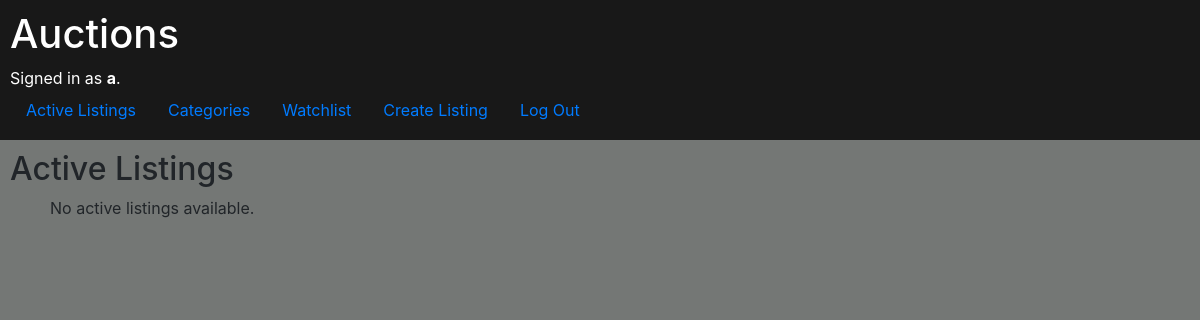
/watchlist (signed in), run on an earlier commit of the app's database.
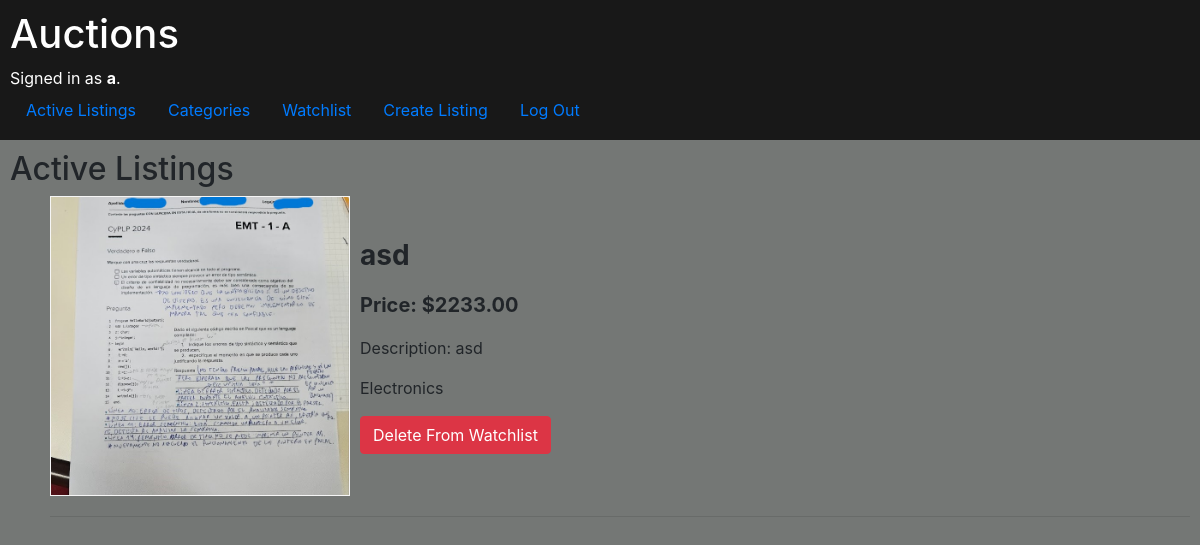
And on a later commit of the database.
### auctions/models.py (models this page shows, shortened)
class Listings(models.Model):
    lister = models.ForeignKey(User, on_delete=models.CASCADE, related_name="listings")
    name = models.CharField(max_length=64)
    description = models.CharField(max_length=64)
    image = models.ImageField(upload_to='images/',blank=True, null=True)
    startingBid = models.DecimalField(max_digits=10, decimal_places=2)
    category = models.CharField(max_length=64, choices=[(category, category) for category in CATEGORIES])
    closed = models.BooleanField(default=False)
    def price(self):
        return self.bids.filter().order_by("-amount").first().amount if self.bids.exists() else self.startingBid

class Bids(models.Model):
    bidder = models.ForeignKey(User, on_delete=models.CASCADE, related_name="bids")
    amount = models.DecimalField(max_digits=10, decimal_places=2)
    listing = models.ForeignKey('Listings', on_delete=models.CASCADE, related_name="bids")

### auctions/views.py (the view)
# urls.py: path("watchlist", views.watchlist, name="watchlist"),
@login_required(login_url='/login')
def watchlist(request):
    if request.method == "POST":
        if request.POST.get("action")  == "add":
            request.user.watchlist.add(Listings.objects.get(id=request.POST.get("listing_id")))
            return HttpResponseRedirect(reverse("index"))
        elif request.POST.get("action") == "remove":
            request.user.watchlist.remove(Listings.objects.get(id=request.POST.get("listing_id")))
    return render(request, "auctions/watchlist.html", {
            "listings": request.user.watchlist.all()
        })

### auctions/templates/auctions/watchlist.html (shortened to what this page needs)
{% extends "auctions/index.html" %}
{% block listing_info %}
<div class="add_to_watchlist">
    <form method="POST" action="{% url 'watchlist' %}">
        <button class="btn btn-danger" type="submit" name="listing_id" value="{{ listing.id }}">Delete From Watchlist</button>
    </form>
</div>
{% endblock %}

### auctions/templates/auctions/index.html (shortened to what this page needs)
{% extends "auctions/layout.html" %}
{% block body %}
    <h2>Active Listings</h2>
    <ul>
        {% for listing in listings %}
            <a href="{% url 'listingItem' listing_name=listing.name listing_id=listing.id %}" id="listing_link">
                <li class="listing">
                    <div>
                        {% if listing.image %}
                            <img src="{{ listing.image.url }}" alt="Listing Image" class="listings_images">
                        {% else %}
                            <p style="margin-top: 50%;">No image available</p>
                        {% endif %}
                    </div>
                    <div class="listing_info" style="width: 75%; margin: 0 auto;">
                        <h1 style="font-size: 28px; font-weight: bold;">{{ listing.name }}</h1>
                        <p style="font-size: 20px; font-weight: bold; margin-top: 10px;">Price: ${{ listing.price }}</p>
                        <p style="">Description: {{ listing.description }}</p>
                        <p style="font-size: 16px;">{{ listing.category }}</p>
                        {% block listing_info %}{% endblock %}
                    </div>
                </li>
            </a>
            <hr>
        {% empty %}
            <p>No active listings available.</p>
        {% endfor %}
    </ul>
{% endblock %}

What changed in the data, as far as the page shows it:
now on this page (row edited): Listings: image (picture), name "asd", price "2233.00", description "asd", category "Electronics"
Also different on the page:
text no longer shown: "No active listings available."
